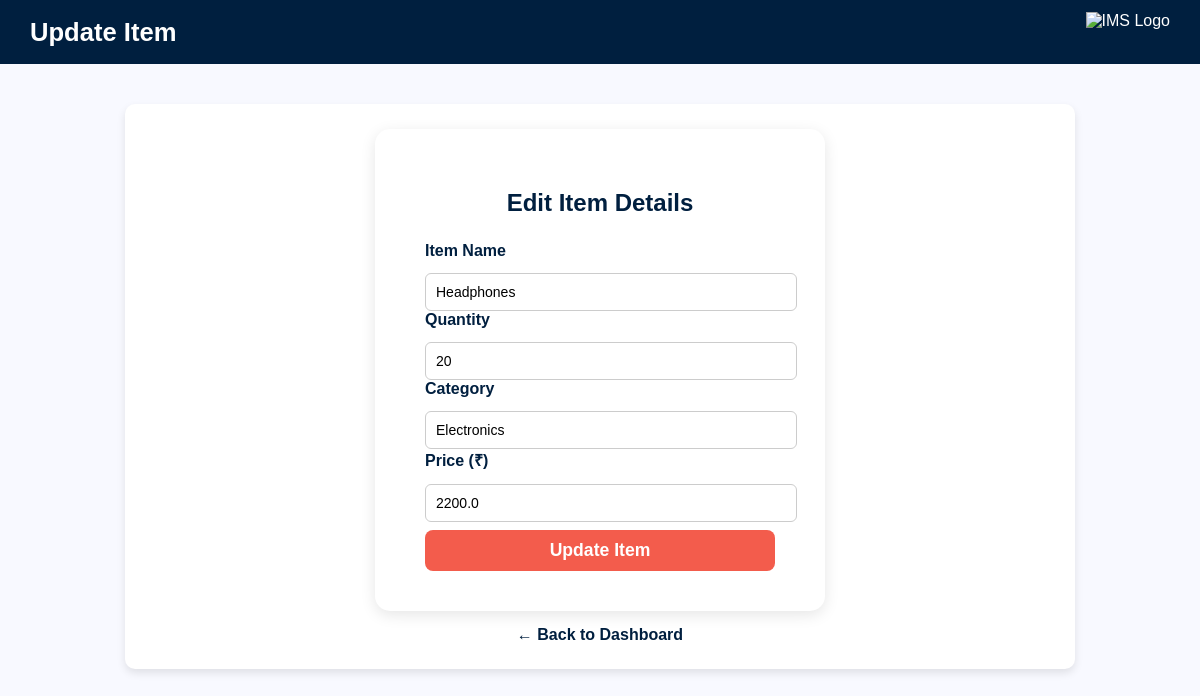
The page /update_item/7 (signed in) on the database its author committed.
### tables this page shows
CREATE TABLE items (
            id INTEGER PRIMARY KEY AUTOINCREMENT,
            name TEXT NOT NULL,
            quantity INTEGER NOT NULL,
            category TEXT NOT NULL,
            price REAL DEFAULT 0
        );

### app.py (the view, shortened to what this page needs)
@app.route('/update_item/<int:item_id>', methods=['GET', 'POST'])
def update_item(item_id):
    if 'user_id' not in session:
        return redirect(url_for('login'))
    with get_db_connection() as conn:
        item = conn.execute('SELECT * FROM items WHERE id = ?', (item_id,)).fetchone()
        if not item:
            flash('❌ Item not found!')
            return redirect(url_for('dashboard'))
    return render_template('update_item.html', item=item)

### app.py (called while the page is built)
def get_db_connection():
    conn = sqlite3.connect(DATABASE, timeout=10, check_same_thread=False)
    conn.row_factory = sqlite3.Row
    return conn

### templates/update_item.html (shortened to what this page needs)
<!DOCTYPE html>
<html lang="en">
<head>
  <link rel="stylesheet" href="{{ url_for('static', filename='style.css') }}">
</head>
<body class="form-page">
  <header class="main-header">
    <h1>Update Item</h1>
    <img src="{{ url_for('static', filename='logo.png') }}" alt="IMS Logo" class="logo">
  </header>
  <main class="form-container">
    <form method="POST" class="item-form">
      <h2>Edit Item Details</h2>
      <label for="name">Item Name</label>
      <input type="text" id="name" name="name" value="{{ item.name }}" required>
      <label for="quantity">Quantity</label>
      <input type="number" id="quantity" name="quantity" value="{{ item.quantity }}" required>
      <label for="category">Category</label>
      <input type="text" id="category" name="category" value="{{ item.category }}" required>
      <label for="price">Price (₹)</label>
      <input type="number" id="price" name="price" step="0.01" value="{{ item.price }}" required>
      <button type="submit" class="btn-primary">Update Item</button>
    </form>
    <div class="back-link">
      <a href="{{ url_for('dashboard') }}">← Back to Dashboard</a>
    </div>
  </main>
</body>
</html>

### static/style.css (style rules this page uses)
body { font-family: 'Poppins', sans-serif; margin: 0; background-color: #f4f6fc; color: #333; }
a { text-decoration: none; color: #001f3f; }
header { display: flex; justify-content: space-between; align-items: center; background-color: #001f3f; color: white; padding: 12px 30px; }
header img { height: 40px; }
header h1 { margin: 0; font-size: 1.6em; }
.container, .form-container { width: 90%; max-width: 900px; margin: 40px auto; background: white; border-radius: 10px; padding: 25px; box-shadow: 0 4px 8px rgba(0,0,0,0.1); }
input, select, button { width: 100%; padding: 10px; margin-top: 8px; border: 1px solid #ccc; border-radius: 6px; font-size: 14px; }
button { background-color: #001f3f; color: white; cursor: pointer; font-weight: bold; transition: 0.3s; }
.form-page { background-color: #f8f9ff; }
.item-form { background-color: white; padding: 40px 50px; border-radius: 15px; box-shadow: 0 4px 15px rgba(0, 0, 0, 0.1); width: 350px; text-align: left; margin: 0 auto; }
.item-form h2 { text-align: center; color: #001f3f; margin-bottom: 25px; }
.item-form label { display: block; margin-bottom: 5px; font-weight: 600; color: #001f3f; }
.btn-primary { display: inline-block; background-color: #f35c4c; color: white; font-weight: bold; font-size: 1.1em; border: none; padding: 10px 25px; border-radius: 8px; text-decoration: none; transition: background-color 0.3s ease; }
.back-link { margin-top: 15px; text-align: center; }
.back-link a { color: #001f3f; font-weight: 600; }

### rows shown on the page
items: name "Headphones", quantity "20", category "Electronics", price "2200.0"
